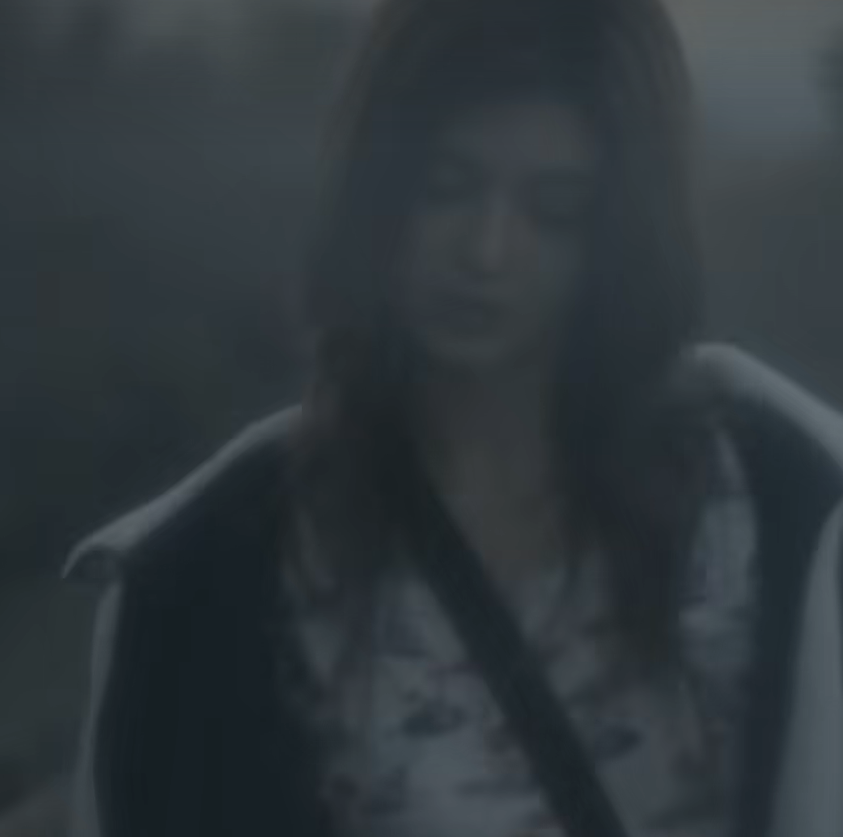
#> input picture week3/week3pycode/figureprocess/dark.png, 843 x 837 px, shrunk from 1611 x 1601 before the run
$ python contrast.py
#> lines starting #> are read from the running program, lines starting #| are printed output that depends on the picture
from PIL import Image,ImageEnhance
img_original = Image.open("dark.png")
#> img_original is the input picture: PIL image 843x837 RGBA; mean R, G, B, A 47.8, 55.9, 60.5, 255
img_original.show("Original Image")
img = ImageEnhance.Contrast(img_original)
img.enhance(10).show("Image With More Contrast")
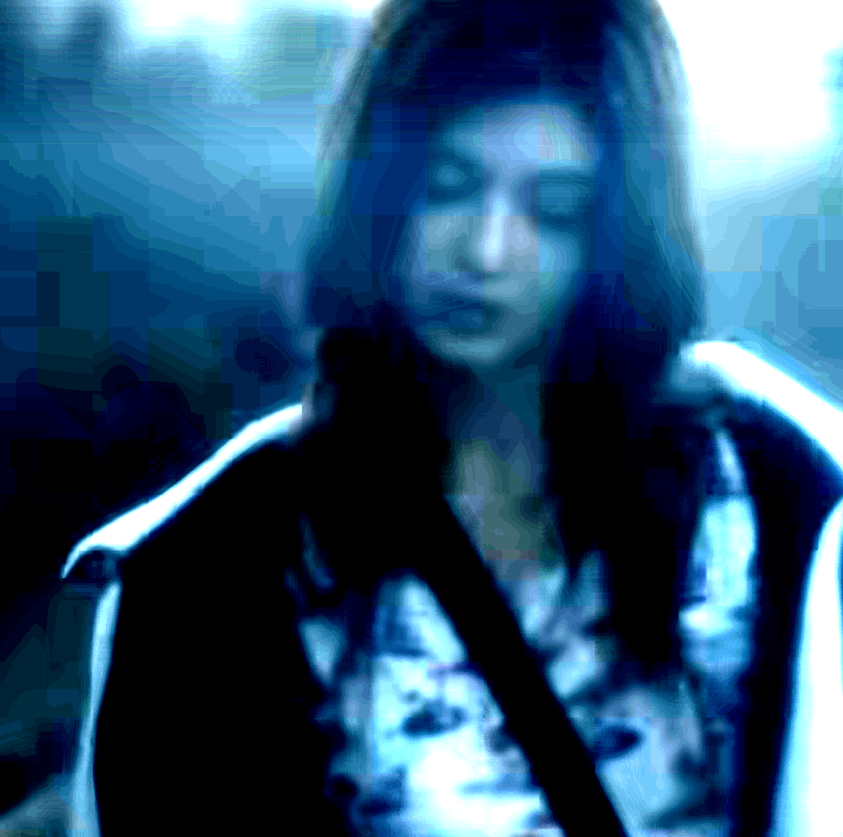
#> shown: PIL image 843x837 RGBA; mean R, G, B, A 47.7, 86.6, 115.9, 255
